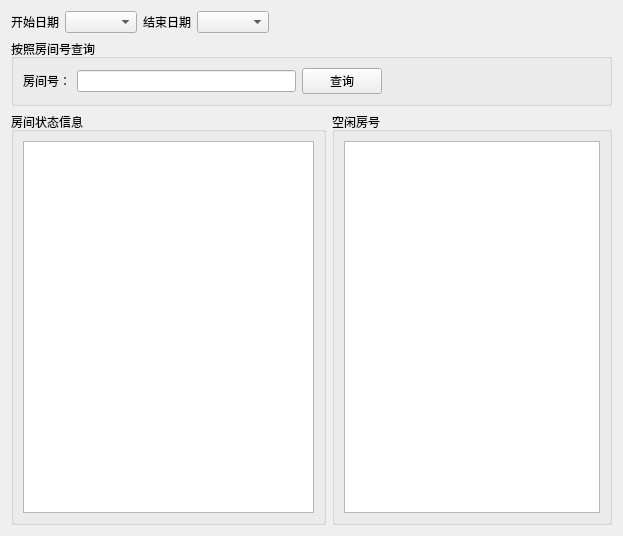
<?xml version="1.0" encoding="UTF-8"?>
<ui version="4.0">
 <class>SearchRoomPage</class>
 <widget class="QWidget" name="SearchRoomPage">
  <property name="geometry">
   <rect>
    <x>0</x>
    <y>0</y>
    <width>623</width>
    <height>536</height>
   </rect>
  </property>
  <property name="windowTitle">
   <string>Form</string>
  </property>
  <layout class="QHBoxLayout" name="horizontalLayout_5">
   <item>
    <layout class="QVBoxLayout" name="verticalLayout">
     <item>
      <layout class="QHBoxLayout" name="horizontalLayout_6">
       <item>
        <widget class="QLabel" name="label_2">
         <property name="text">
          <string>开始日期</string>
         </property>
        </widget>
       </item>
       <item>
        <widget class="DateTimeEdit" name="CB_DATE_START"/>
       </item>
       <item>
        <widget class="QLabel" name="label_3">
         <property name="text">
          <string>结束日期</string>
         </property>
        </widget>
       </item>
       <item>
        <widget class="DateTimeEdit" name="CB_DATE_END"/>
       </item>
       <item>
        <spacer name="horizontalSpacer">
         <property name="orientation">
          <enum>Qt::Horizontal</enum>
         </property>
         <property name="sizeHint" stdset="0">
          <size>
           <width>40</width>
           <height>20</height>
          </size>
         </property>
        </spacer>
       </item>
      </layout>
     </item>
     <item>
      <widget class="QGroupBox" name="ROOM_NUM_SEARCH">
       <property name="title">
        <string>按照房间号查询</string>
       </property>
       <layout class="QHBoxLayout" name="horizontalLayout">
        <item>
         <widget class="QLabel" name="label">
          <property name="text">
           <string>房间号：</string>
          </property>
         </widget>
        </item>
        <item>
         <widget class="QLineEdit" name="LE_ROOM_NUMBER"/>
        </item>
        <item>
         <widget class="QPushButton" name="PB_SEARCH_NUMBER">
          <property name="text">
           <string>查询</string>
          </property>
         </widget>
        </item>
        <item>
         <spacer name="horizontalSpacer_2">
          <property name="orientation">
           <enum>Qt::Horizontal</enum>
          </property>
          <property name="sizeHint" stdset="0">
           <size>
            <width>40</width>
            <height>20</height>
           </size>
          </property>
         </spacer>
        </item>
       </layout>
      </widget>
     </item>
     <item>
      <layout class="QHBoxLayout" name="horizontalLayout_4" stretch="1,0">
       <item>
        <widget class="QGroupBox" name="horizontalGroupBox">
         <property name="title">
          <string>房间状态信息</string>
         </property>
         <layout class="QHBoxLayout" name="horizontalLayout_2">
          <item>
           <widget class="RoomSummaryTable" name="TB_SUMMARY"/>
          </item>
         </layout>
        </widget>
       </item>
       <item>
        <widget class="QGroupBox" name="horizontalGroupBox">
         <property name="title">
          <string>空闲房号</string>
         </property>
         <layout class="QHBoxLayout" name="horizontalLayout_3">
          <item>
           <widget class="QListWidget" name="LST_ROOM_REMAIN"/>
          </item>
         </layout>
        </widget>
       </item>
      </layout>
     </item>
    </layout>
   </item>
  </layout>
 </widget>
 <customwidgets>
  <customwidget>
   <class>RoomSummaryTable</class>
   <extends>QTableWidget</extends>
   <header>Widgets/RoomSummaryTable.h</header>
  </customwidget>
  <customwidget>
   <class>DateTimeEdit</class>
   <extends>QComboBox</extends>
   <header>Widgets/DateTimeEdit/date_time_edit.h</header>
  </customwidget>
 </customwidgets>
 <resources/>
 <connections/>
</ui>
